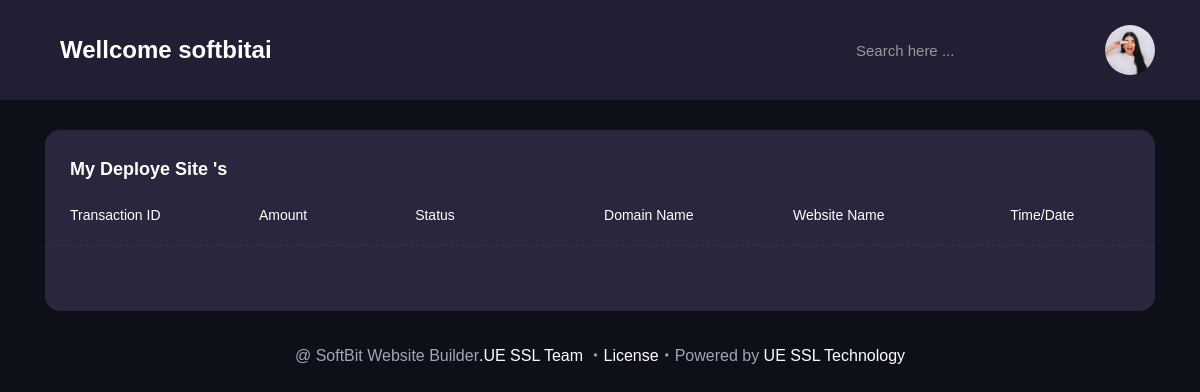
The page /mysites/ (signed in) on the database as committed earlier.
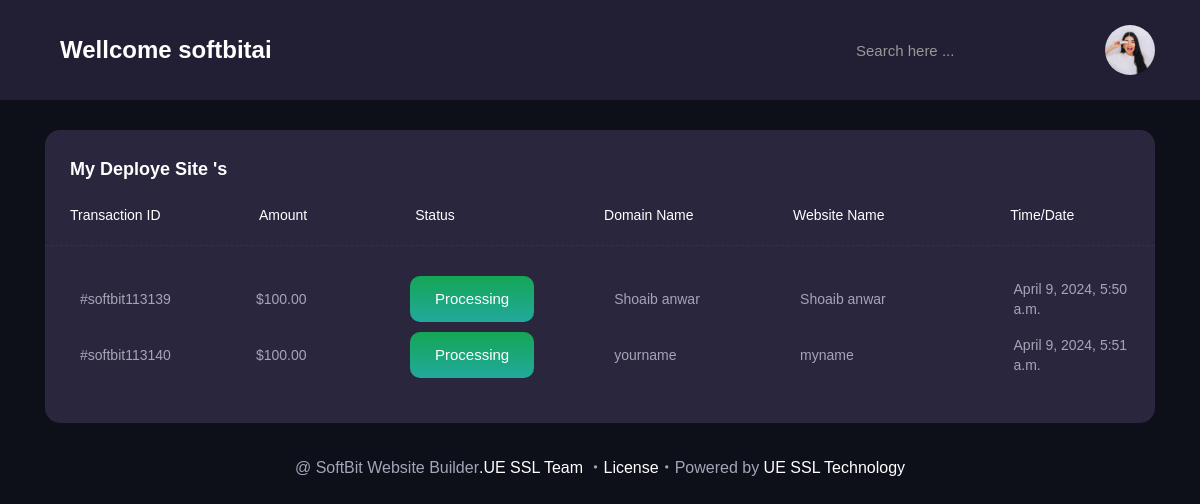
The same page on the database as committed later.
### DynamicGenerator/models.py (models this page shows, shortened)
class Deploye(models.Model):
    profile = models.ForeignKey(Profile,blank=True, null=True, on_delete=models.CASCADE)
    user=models.ForeignKey(User,related_name='Deploye',blank=True, null=True, on_delete=models.CASCADE)
    name= models.CharField(max_length=255,null=True,)
    paid_amount = models.DecimalField(max_digits=10, decimal_places=2)
    created_at = models.DateTimeField(default=timezone.now)
    domainname=models.CharField(max_length=255,null=True)
    sitefile=models.FileField(upload_to='fordeployesites')
    paid = models.BooleanField(default=False)
    Processing = 'Processing'
    Live = 'Live'
    STATUS_CHOICES = (
        (Processing, 'Processing'),
        (Live, 'Live')
    )
    status = models.CharField(max_length=20, choices=STATUS_CHOICES, default=Processing)
    class Meta:
        verbose_name_plural='Deploye Request'

### DynamicGenerator/views.py (the view)
# urls.py: path('mysites/', mysites, name='mysites'),
@login_required
def mysites(request):
    data=Profile.objects.get(user=request.user)
    usercommession=data.commession==0
    usersite=Deploye.objects.filter(user=request.user)
    return render(request,'sitestatus.html',{'usersite':usersite,'usercommession':usercommession})

### templates/sitestatus.html (shortened to what the changed rows need)
{% extends 'dashboard.html'%}
{% block content %}
<div class="sections-wrapper">
    <div class="wallets-wrapper">
      <div class="container">
        <div class="cryptocurrency-prices-table-wrapper">
            <div class="cryptocurrency-prices-table-top-content">
              <div class="dashboard-chart-title-wrap mb0">
                <h2 class="dashboard-chart-title">My Deploye Site &#x27;s</h2>
              </div>
            </div>
            <div class="cryptocurrency-table-headings">
              <div class="w-layout-grid cryptocurrency-table-grid two">
              </div>
            </div>
            <div class="cryptocurrency-table">
              {% for data in usersite %}
              <div class="w-layout-grid cryptocurrency-table-grid two" style="margin-top: 10px;">
                <div id="w-node-_6d10333f-639d-2dae-6921-2d2ef36b2b8e-c121d338" class="cryptocurrency-table-singel">
                  <div class="cryptocurrency-table-token">
                    <div class="cryptocurrency-table-token-text-block">#softbit1131{{data.id}}</div>
                  </div>
                </div>
                <div id="w-node-_6d10333f-639d-2dae-6921-2d2ef36b2b94-c121d338" class="cryptocurrency-table-singel">
                  <div class="cryptocurrency-table-text-wrap">
                    <div class="cryptocurrency-table-text-block">${{data.paid_amount}}</div>
                  </div>
                </div>
                <div id="w-node-_6d10333f-639d-2dae-6921-2d2ef36b2b9c-c121d338" class="cryptocurrency-table-singel">
                  <div class="exchange-card-detais">
                     <div class="exchange-card-info high"><a href="https://wwww.{{data.domainname}}.onrender.com"    class="settings-button w-button"> {{data.status}}</a></div>
                  </div>
                </div>
                <div id="w-node-_6d10333f-639d-2dae-6921-2d2ef36b2b98-c121d338" class="cryptocurrency-table-singel">
                  <div class="cryptocurrency-table-text-wrap">
                    <div class="cryptocurrency-table-text-block">{{data.domainname}}</div>
                  </div>
                </div>
                <div id="w-node-_6d10333f-639d-2dae-6921-2d2ef36b2ba1-c121d338" class="cryptocurrency-table-singel">
                  <div class="cryptocurrency-table-text-wrap">
                    <div class="cryptocurrency-table-text-block">{{data.name}}</div>
                  </div>
                </div>
                <div id="w-node-_6d10333f-639d-2dae-6921-2d2ef36b2ba5-c121d338" class="cryptocurrency-table-singel">
                  <div class="cryptocurrency-table-text-wrap">
                    <div class="cryptocurrency-table-text-block">{{data.created_at}}</div>
                  </div>
                </div>
              </div>
              {% endfor %}
            </div>
        </div>
      </div>
    </div>
  {% endblock %}

Rows that differ between the two databases and show on the page:
added Deploye: id "39", paid_amount "100.00", status "Processing", domainname "Shoaib anwar", name "Shoaib anwar", created_at "April 9, 2024, 5:50 a.m."
added Deploye: id "40", paid_amount "100.00", status "Processing", domainname "yourname", name "myname", created_at "April 9, 2024, 5:51 a.m."
